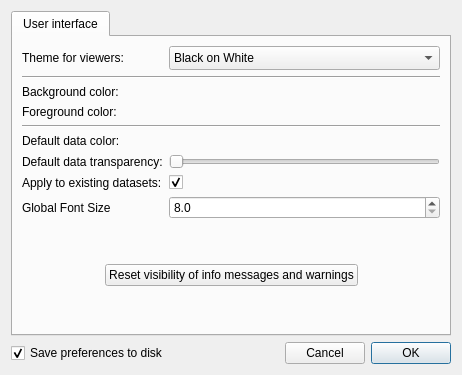
<?xml version="1.0" encoding="UTF-8"?>
<ui version="4.0">
 <class>Form</class>
 <widget class="QDialog" name="Form">
  <property name="geometry">
   <rect>
    <x>0</x>
    <y>0</y>
    <width>462</width>
    <height>375</height>
   </rect>
  </property>
  <property name="windowTitle">
   <string>Preferences</string>
  </property>
  <property name="modal">
   <bool>true</bool>
  </property>
  <layout class="QGridLayout" name="gridLayout">
   <item row="1" column="0">
    <layout class="QHBoxLayout" name="horizontalLayout">
     <item>
      <widget class="QCheckBox" name="checkbox_save">
       <property name="text">
        <string>Save preferences to disk</string>
       </property>
       <property name="checked">
        <bool>true</bool>
       </property>
      </widget>
     </item>
     <item>
      <spacer name="horizontalSpacer">
       <property name="orientation">
        <enum>Qt::Horizontal</enum>
       </property>
       <property name="sizeHint" stdset="0">
        <size>
         <width>40</width>
         <height>20</height>
        </size>
       </property>
      </spacer>
     </item>
     <item>
      <widget class="QPushButton" name="cancel">
       <property name="text">
        <string>Cancel</string>
       </property>
      </widget>
     </item>
     <item>
      <widget class="QPushButton" name="ok">
       <property name="text">
        <string>OK</string>
       </property>
       <property name="default">
        <bool>true</bool>
       </property>
      </widget>
     </item>
    </layout>
   </item>
   <item row="0" column="0">
    <widget class="QTabWidget" name="tab_widget">
     <property name="currentIndex">
      <number>0</number>
     </property>
     <widget class="QWidget" name="tab">
      <attribute name="title">
       <string>User interface</string>
      </attribute>
      <layout class="QGridLayout" name="gridLayout_2">
       <item row="8" column="0">
        <widget class="QLabel" name="label_7">
         <property name="text">
          <string>Global Font Size</string>
         </property>
        </widget>
       </item>
       <item row="10" column="0" colspan="2">
        <layout class="QHBoxLayout" name="horizontalLayout_2">
         <item>
          <spacer name="horizontalSpacer_2">
           <property name="orientation">
            <enum>Qt::Horizontal</enum>
           </property>
           <property name="sizeHint" stdset="0">
            <size>
             <width>40</width>
             <height>20</height>
            </size>
           </property>
          </spacer>
         </item>
         <item>
          <widget class="QPushButton" name="button_reset_dialogs">
           <property name="text">
            <string>Reset visibility of info messages and warnings</string>
           </property>
          </widget>
         </item>
         <item>
          <spacer name="horizontalSpacer_3">
           <property name="orientation">
            <enum>Qt::Horizontal</enum>
           </property>
           <property name="sizeHint" stdset="0">
            <size>
             <width>40</width>
             <height>20</height>
            </size>
           </property>
          </spacer>
         </item>
        </layout>
       </item>
       <item row="4" column="0" colspan="2">
        <widget class="Line" name="line_2">
         <property name="orientation">
          <enum>Qt::Horizontal</enum>
         </property>
        </widget>
       </item>
       <item row="5" column="0">
        <widget class="QLabel" name="label_4">
         <property name="text">
          <string>Default data color:</string>
         </property>
        </widget>
       </item>
       <item row="11" column="0">
        <spacer name="verticalSpacer_2">
         <property name="orientation">
          <enum>Qt::Vertical</enum>
         </property>
         <property name="sizeHint" stdset="0">
          <size>
           <width>20</width>
           <height>40</height>
          </size>
         </property>
        </spacer>
       </item>
       <item row="3" column="1">
        <widget class="QColorBox" name="color_foreground">
         <property name="text">
          <string/>
         </property>
        </widget>
       </item>
       <item row="5" column="1">
        <widget class="QColorBox" name="color_default_data">
         <property name="text">
          <string/>
         </property>
        </widget>
       </item>
       <item row="7" column="0">
        <widget class="QLabel" name="label_6">
         <property name="text">
          <string>Apply to existing datasets:</string>
         </property>
        </widget>
       </item>
       <item row="9" column="0">
        <spacer name="verticalSpacer">
         <property name="orientation">
          <enum>Qt::Vertical</enum>
         </property>
         <property name="sizeHint" stdset="0">
          <size>
           <width>20</width>
           <height>40</height>
          </size>
         </property>
        </spacer>
       </item>
       <item row="3" column="0">
        <widget class="QLabel" name="label_3">
         <property name="text">
          <string>Foreground color:</string>
         </property>
        </widget>
       </item>
       <item row="6" column="1">
        <widget class="QSlider" name="slider_alpha">
         <property name="maximum">
          <number>100</number>
         </property>
         <property name="orientation">
          <enum>Qt::Horizontal</enum>
         </property>
        </widget>
       </item>
       <item row="7" column="1">
        <widget class="QCheckBox" name="checkbox_apply">
         <property name="text">
          <string/>
         </property>
         <property name="checked">
          <bool>true</bool>
         </property>
        </widget>
       </item>
       <item row="6" column="0">
        <widget class="QLabel" name="label">
         <property name="text">
          <string>Default data transparency:</string>
         </property>
        </widget>
       </item>
       <item row="0" column="1">
        <widget class="QComboBox" name="combo_theme">
         <property name="sizeAdjustPolicy">
          <enum>QComboBox::AdjustToMinimumContentsLengthWithIcon</enum>
         </property>
         <item>
          <property name="text">
           <string>Black on White</string>
          </property>
         </item>
         <item>
          <property name="text">
           <string>White on Black</string>
          </property>
         </item>
         <item>
          <property name="text">
           <string>Custom</string>
          </property>
         </item>
        </widget>
       </item>
       <item row="1" column="0" colspan="2">
        <widget class="Line" name="line">
         <property name="orientation">
          <enum>Qt::Horizontal</enum>
         </property>
        </widget>
       </item>
       <item row="2" column="0">
        <widget class="QLabel" name="label_2">
         <property name="text">
          <string>Background color:</string>
         </property>
        </widget>
       </item>
       <item row="2" column="1">
        <widget class="QColorBox" name="color_background">
         <property name="text">
          <string/>
         </property>
        </widget>
       </item>
       <item row="0" column="0">
        <widget class="QLabel" name="label_5">
         <property name="text">
          <string>Theme for viewers:</string>
         </property>
        </widget>
       </item>
       <item row="8" column="1">
        <widget class="QDoubleSpinBox" name="spinner_font_size">
         <property name="sizePolicy">
          <sizepolicy hsizetype="Minimum" vsizetype="Fixed">
           <horstretch>0</horstretch>
           <verstretch>0</verstretch>
          </sizepolicy>
         </property>
         <property name="toolTip">
          <string>Font size for most widgets (Default: 8.0)</string>
         </property>
         <property name="decimals">
          <number>1</number>
         </property>
         <property name="minimum">
          <double>8.000000000000000</double>
         </property>
         <property name="maximum">
          <double>56.000000000000000</double>
         </property>
         <property name="value">
          <double>8.000000000000000</double>
         </property>
        </widget>
       </item>
      </layout>
      <zorder>combo_theme</zorder>
      <zorder>label_2</zorder>
      <zorder>label_3</zorder>
      <zorder>label_4</zorder>
      <zorder>color_default_data</zorder>
      <zorder>color_foreground</zorder>
      <zorder>line</zorder>
      <zorder>checkbox_apply</zorder>
      <zorder>label_5</zorder>
      <zorder>slider_alpha</zorder>
      <zorder>label</zorder>
      <zorder>label_6</zorder>
      <zorder>color_background</zorder>
      <zorder>line_2</zorder>
      <zorder>verticalSpacer_2</zorder>
      <zorder>label_7</zorder>
      <zorder>spinner_font_size</zorder>
     </widget>
    </widget>
   </item>
  </layout>
 </widget>
 <customwidgets>
  <customwidget>
   <class>QColorBox</class>
   <extends>QLabel</extends>
   <header>glue.utils.qt.colors</header>
  </customwidget>
 </customwidgets>
 <tabstops>
  <tabstop>tab_widget</tabstop>
  <tabstop>combo_theme</tabstop>
  <tabstop>slider_alpha</tabstop>
  <tabstop>checkbox_apply</tabstop>
  <tabstop>spinner_font_size</tabstop>
  <tabstop>button_reset_dialogs</tabstop>
  <tabstop>checkbox_save</tabstop>
  <tabstop>cancel</tabstop>
  <tabstop>ok</tabstop>
 </tabstops>
 <resources/>
 <connections/>
</ui>
